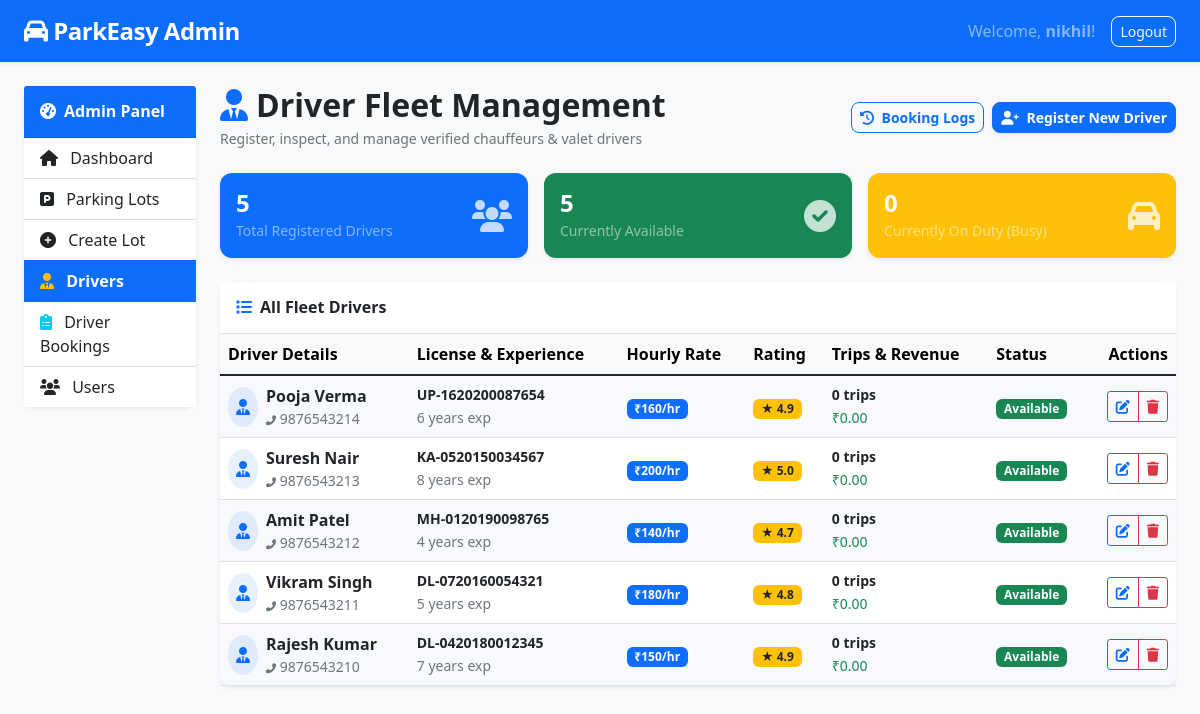
The app's page /admin/drivers (signed in) with its own data.
### tables this page shows
CREATE TABLE drivers (
                   id INTEGER PRIMARY KEY AUTOINCREMENT,
                   name TEXT NOT NULL,
                   phone TEXT UNIQUE NOT NULL,
                   license_number TEXT UNIQUE NOT NULL,
                   experience_years INTEGER NOT NULL DEFAULT 1,
                   rating REAL NOT NULL DEFAULT 4.8,
                   hourly_rate REAL NOT NULL DEFAULT 150.0,
                   status TEXT CHECK(status IN ('available', 'busy', 'inactive')) NOT NULL DEFAULT 'available',
                   created_at TIMESTAMP DEFAULT CURRENT_TIMESTAMP
    );

### controllers/admin_controller.py (the view)
@app.route('/admin/drivers')
def admin_drivers():
    if 'user_id' not in session or session.get('role') != 'admin':
        return redirect(url_for('login'))
    conn = get_db_connection()
    drivers = conn.execute('''
        SELECT d.*,
               (SELECT COUNT(*) FROM driver_bookings WHERE driver_id = d.id AND status = 'completed') as completed_trips,
               (SELECT SUM(total_cost) FROM driver_bookings WHERE driver_id = d.id AND status = 'completed') as total_revenue,
               (SELECT u.username FROM driver_bookings db JOIN users u ON db.user_id = u.id WHERE db.driver_id = d.id AND db.status = 'active' LIMIT 1) as active_user
        FROM drivers d
        ORDER BY d.id DESC
    ''').fetchall()
    total_drivers = len(drivers)
    available_drivers = sum(1 for d in drivers if d['status'] == 'available')
    busy_drivers = sum(1 for d in drivers if d['status'] == 'busy')
    conn.close()
    return render_template('admin_drivers.html',
                           drivers=drivers,
                           total_drivers=total_drivers,
                           available_drivers=available_drivers,
                           busy_drivers=busy_drivers)

### app.py (called while the page is built)
def get_db_connection():
    conn = sqlite3.connect(DATABASE)
    conn.row_factory = sqlite3.Row
    conn.execute("PRAGMA foreign_keys = ON;")
    return conn

### templates/admin_drivers.html (shortened to what this page needs)
<!DOCTYPE html>
<html lang="en">
<head>
    <link href="https://cdn.jsdelivr.net/npm/bootstrap@5.1.3/dist/css/bootstrap.min.css" rel="stylesheet">
    <link href="https://cdnjs.cloudflare.com/ajax/libs/font-awesome/6.0.0/css/all.min.css" rel="stylesheet">
    <link href="{{ url_for('static', filename='css/style.css') }}" rel="stylesheet">
</head>
<body>
    <nav class="navbar navbar-expand-lg navbar-dark bg-primary shadow-sm">
        <div class="container-fluid px-4">
            <a class="navbar-brand" href="{{ url_for('admin_dashboard') }}">
                <i class="fas fa-car"></i> ParkEasy Admin
            </a>
            <div class="navbar-nav ms-auto align-items-center">
                <span class="navbar-text me-3 text-white-50">Welcome, <strong>{{ session.username }}</strong>!</span>
                <a class="btn btn-outline-light btn-sm" href="{{ url_for('logout') }}">Logout</a>
            </div>
        </div>
    </nav>
    <div class="container-fluid px-4 mt-4 mb-5">
        <div class="row">
            <div class="col-md-3 col-lg-2 mb-4">
                <div class="card shadow-sm border-0">
                    <div class="card-header bg-primary text-white py-3">
                        <h6 class="mb-0 fw-bold"><i class="fas fa-tachometer-alt me-2"></i>Admin Panel</h6>
                    </div>
                    <div class="list-group list-group-flush">
                        <a href="{{ url_for('admin_dashboard') }}" class="list-group-item list-group-item-action">
                            <i class="fas fa-home me-2"></i> Dashboard
                        </a>
                        <a href="{{ url_for('admin_parking_lots') }}" class="list-group-item list-group-item-action">
                            <i class="fas fa-parking me-2"></i> Parking Lots
                        </a>
                        <a href="{{ url_for('admin_create_lot') }}" class="list-group-item list-group-item-action">
                            <i class="fas fa-plus-circle me-2"></i> Create Lot
                        </a>
                        <a href="{{ url_for('admin_drivers') }}" class="list-group-item list-group-item-action active fw-bold">
                            <i class="fas fa-user-tie me-2 text-warning"></i> Drivers
                        </a>
                        <a href="{{ url_for('admin_driver_bookings') }}" class="list-group-item list-group-item-action">
                            <i class="fas fa-clipboard-list me-2 text-info"></i> Driver Bookings
                        </a>
                        <a href="{{ url_for('admin_users') }}" class="list-group-item list-group-item-action">
                            <i class="fas fa-users me-2"></i> Users
                        </a>
                    </div>
                </div>
            </div>
            <div class="col-md-9 col-lg-10">
                <div class="d-flex justify-content-between align-items-center mb-4">
                    <div>
                        <h2 class="mb-1 text-dark fw-bold"><i class="fas fa-user-tie text-primary me-2"></i>Driver Fleet Management</h2>
                        <p class="text-muted small mb-0">Register, inspect, and manage verified chauffeurs & valet drivers</p>
                    </div>
                    <div class="d-flex gap-2">
                        <a href="{{ url_for('admin_driver_bookings') }}" class="btn btn-outline-primary btn-sm fw-bold">
                            <i class="fas fa-history me-1"></i> Booking Logs
                        </a>
                        <a href="{{ url_for('admin_add_driver') }}" class="btn btn-primary btn-sm fw-bold shadow-sm">
                            <i class="fas fa-user-plus me-1"></i> Register New Driver
                        </a>
                    </div>
                </div>
                <div class="row g-3 mb-4">
                    <div class="col-md-4">
                        <div class="card border-0 bg-primary text-white shadow-sm p-3">
                            <div class="d-flex justify-content-between align-items-center">
                                <div>
                                    <h4 class="fw-bold mb-0">{{ total_drivers }}</h4>
                                    <small class="text-white-50">Total Registered Drivers</small>
                                </div>
                                <i class="fas fa-users fa-2x opacity-75"></i>
                            </div>
                        </div>
                    </div>
                    <div class="col-md-4">
                        <div class="card border-0 bg-success text-white shadow-sm p-3">
                            <div class="d-flex justify-content-between align-items-center">
                                <div>
                                    <h4 class="fw-bold mb-0">{{ available_drivers }}</h4>
                                    <small class="text-white-50">Currently Available</small>
                                </div>
                                <i class="fas fa-check-circle fa-2x opacity-75"></i>
                            </div>
                        </div>
                    </div>
                    <div class="col-md-4">
                        <div class="card border-0 bg-warning text-white shadow-sm p-3">
                            <div class="d-flex justify-content-between align-items-center">
                                <div>
                                    <h4 class="fw-bold mb-0">{{ busy_drivers }}</h4>
                                    <small class="text-white-50">Currently On Duty (Busy)</small>
                                </div>
                                <i class="fas fa-car fa-2x opacity-75"></i>
                            </div>
                        </div>
                    </div>
                </div>
                <div class="card border-0 shadow-sm">
                    <div class="card-header bg-white border-bottom py-3">
                        <h6 class="mb-0 fw-bold text-dark"><i class="fas fa-list me-2 text-primary"></i>All Fleet Drivers</h6>
                    </div>
                    <div class="card-body p-0">
                        {% if drivers %}
                            <div class="table-responsive">
                                <table class="table table-hover align-middle mb-0">
                                    <thead class="table-light">
                                        <tr>
                                            <th>Driver Details</th>
                                            <th>License & Experience</th>
                                            <th>Hourly Rate</th>
                                            <th>Rating</th>
                                            <th>Trips & Revenue</th>
                                            <th>Status</th>
                                            <th class="text-end">Actions</th>
                                        </tr>
                                    </thead>
                                    <tbody>
                                        {% for d in drivers %}
                                            <tr>
                                                <td>
                                                    <div class="d-flex align-items-center">
                                                        <div class="bg-primary bg-opacity-10 text-primary rounded-circle p-2 me-2">
                                                            <i class="fas fa-user-tie"></i>
                                                        </div>
                                                        <div>
                                                            <strong class="text-dark">{{ d.name }}</strong>
                                                            <div class="small text-muted">
                                                                <i class="fas fa-phone-alt" style="font-size: 10px;"></i> {{ d.phone }}
                                                            </div>
                                                        </div>
                                                    </div>
                                                </td>
                                                <td>
                                                    <small class="d-block fw-bold text-dark">{{ d.license_number }}</small>
                                                    <small class="text-muted">{{ d.experience_years }} years exp</small>
                                                </td>
                                                <td>
                                                    <span class="badge bg-primary">₹{{ "%.0f"|format(d.hourly_rate) }}/hr</span>
                                                </td>
                                                <td>
                                                    <span class="badge bg-warning text-dark">
                                                        ★ {{ d.rating }}
                                                    </span>
                                                </td>
                                                <td>
                                                    <small class="d-block fw-bold">{{ d.completed_trips or 0 }} trips</small>
                                                    <small class="text-success">₹{{ "%.2f"|format(d.total_revenue or 0) }}</small>
                                                </td>
                                                <td>
                                                    {% if d.status == 'available' %}
                                                        <span class="badge bg-success">Available</span>
                                                    {% elif d.status == 'busy' %}
                                                        <span class="badge bg-warning text-dark">
                                                            On Duty {% if d.active_user %}(@{{ d.active_user }}){% endif %}
                                                        </span>
                                                    {% else %}
                                                        <span class="badge bg-secondary">Inactive</span>
                                                    {% endif %}
                                                </td>
                                                <td class="text-end">
                                                    <div class="btn-group btn-group-sm">
                                                        <a href="{{ url_for('admin_edit_driver', driver_id=d.id) }}" class="btn btn-outline-primary">
                                                            <i class="fas fa-edit"></i>
                                                        </a>
                                                        {% if d.status != 'busy' %}
                                                            <a href="{{ url_for('admin_delete_driver', driver_id=d.id) }}" class="btn btn-outline-danger"
                                                               onclick="return confirm('Are you sure you want to delete driver {{ d.name }}?')">
                                                                <i class="fas fa-trash"></i>
                                                            </a>
                                                        {% else %}
                                                            <button class="btn btn-outline-secondary disabled" title="Cannot delete driver on duty" disabled>
                                                                <i class="fas fa-trash"></i>
                                                            </button>
                                                        {% endif %}
                                                    </div>
                                                </td>
                                            </tr>
                                        {% endfor %}
                                    </tbody>
                                </table>
                            </div>
                        {% endif %}
                    </div>
                </div>
            </div>
        </div>
    </div>
</body>
</html>

### static/css/style.css (style rules this page uses)
nav .navbar-brand { font-size: 1.5rem; font-weight: 700; letter-spacing: -0.5px; }
body { background-color: #f8f9fa; color: #212529; font-size: 1rem; font-weight: 400; line-height: 1.5; margin: 0; }
.card { transition: transform 0.2s ease, box-shadow 0.2s ease; border-radius: 0.75rem; }
table { background-color: transparent; margin-bottom: 0; width: 100%; }
table th, table td { padding: 0.85rem 1rem; vertical-align: middle; }
tbody tr:nth-of-type(odd) { background-color: rgba(240, 244, 250, 0.5); }
.badge { font-weight: 600; border-radius: 0.375rem; }
.btn { border-radius: 0.5rem; }

### records on screen
drivers: name "Pooja Verma", phone "9876543214", license_number "UP-1620200087654", experience_years "6", hourly_rate "160", rating "4.9", completed_trips "0", total_revenue "0.00", status "Available"
drivers: name "Suresh Nair", phone "9876543213", license_number "KA-0520150034567", experience_years "8", hourly_rate "200", rating "5.0", completed_trips "0", total_revenue "0.00", status "Available"
drivers: name "Amit Patel", phone "9876543212", license_number "MH-0120190098765", experience_years "4", hourly_rate "140", rating "4.7", completed_trips "0", total_revenue "0.00", status "Available"
drivers: name "Vikram Singh", phone "9876543211", license_number "DL-0720160054321", experience_years "5", hourly_rate "180", rating "4.8", completed_trips "0", total_revenue "0.00", status "Available"
drivers: name "Rajesh Kumar", phone "9876543210", license_number "DL-0420180012345", experience_years "7", hourly_rate "150", rating "4.9", completed_trips "0", total_revenue "0.00", status "Available"

### other values on screen
{{ session.username }} "nikhil"
{{ total_drivers }} "5"
{{ available_drivers }} "5"
{{ busy_drivers }} "0"
